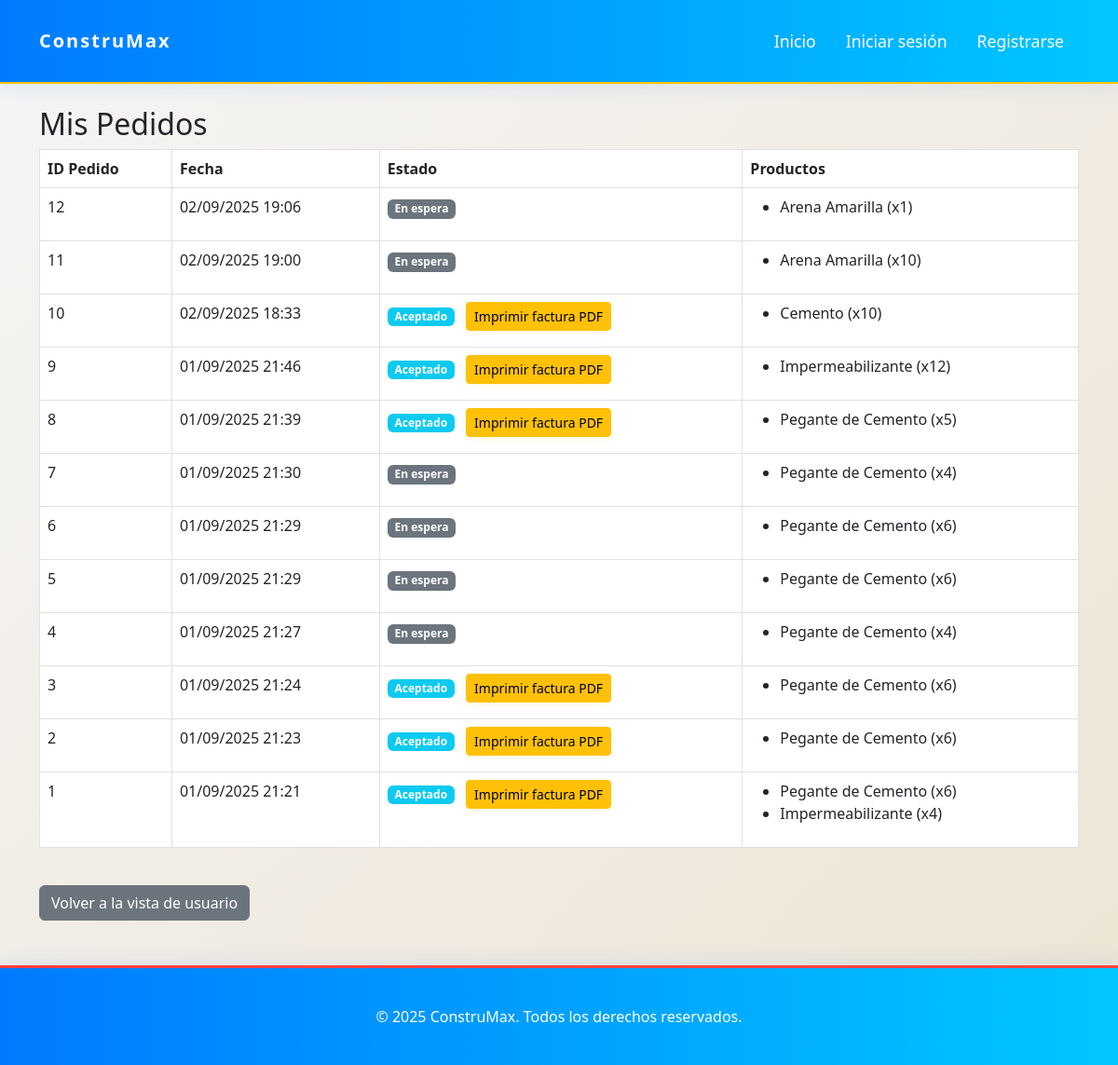
Page /orders/ (signed in) on the earlier database version.
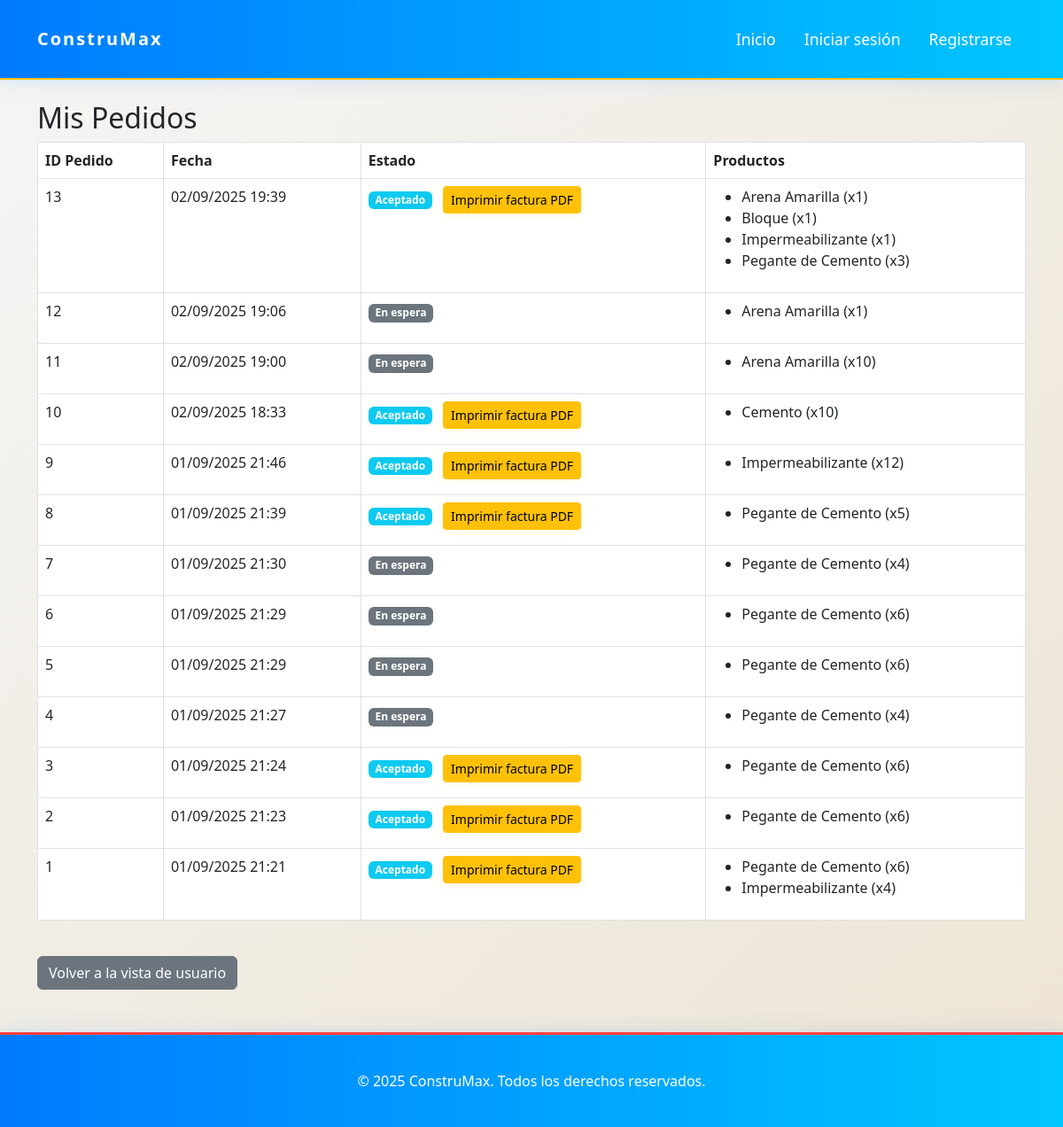
Same page on the later database version.
### app/models/users.py (models this page shows)
class Order(db.Model):
    __tablename__ = 'order'
    id = db.Column(db.Integer, primary_key=True)
    user_id = db.Column(db.Integer, db.ForeignKey('user.idUser'))
    created_at = db.Column(db.DateTime, default=db.func.now())
    status = db.Column(db.String(20), default='pendiente')  # aceptado, en_camino, entregado
    items = db.relationship('OrderItem', backref='order', lazy=True, cascade="all, delete-orphan")

class OrderItem(db.Model):
    __tablename__ = 'order_item'
    id = db.Column(db.Integer, primary_key=True)
    order_id = db.Column(db.Integer, db.ForeignKey('order.id'))
    product_id = db.Column(db.Integer)
    product_name = db.Column(db.String(100))
    quantity = db.Column(db.Integer, default=1)
    price = db.Column(db.Float)

### app/routes/orders.py (the view)
@bp.route('/')
@login_required
def view_orders():
    orders = Order.query.filter_by(user_id=current_user.idUser).order_by(Order.created_at.desc()).all()
    return render_template('orders.html', orders=orders)

### app/templates/orders.html (shortened to what this page needs)
{% extends 'base.html' %}
{% block content %}
<div class="container mt-4">
    <h2>Mis Pedidos</h2>
    {% if orders %}
    <table class="table table-bordered">
        <thead>
            <tr>
                <th>ID Pedido</th>
                <th>Fecha</th>
                <th>Estado</th>
                <th>Productos</th>
            </tr>
        </thead>
        <tbody>
            {% for order in orders %}
            <tr>
                <td>{{ order.id }}</td>
                <td>{{ order.created_at.strftime('%d/%m/%Y %H:%M') }}</td>
                <td>
                    {% if order.status == 'aceptado' %}
                        <span class="badge bg-info">Aceptado</span>
                        <form action="{{ url_for('orders.generate_invoice', order_id=order.id) }}" method="post" target="_blank" style="display:inline;">
                            <button type="submit" class="btn btn-warning btn-sm ms-2">Imprimir factura PDF</button>
                        </form>
                    {% elif order.status == 'en_camino' %}
                        <span class="badge bg-warning">En camino</span>
                    {% elif order.status == 'entregado' %}
                        <span class="badge bg-success">Entregado</span>
                    {% elif order.status == 'pendiente' %}
                        <span class="badge bg-secondary">En espera</span>
                    {% else %}
                        <span class="badge bg-secondary">{{ order.status }}</span>
                    {% endif %}
                </td>
                <td>
                    <ul>
                    {% for item in order.items %}
                        <li>{{ item.product_name }} (x{{ item.quantity }})</li>
                    {% endfor %}
                    </ul>
                </td>
            </tr>
            {% endfor %}
        </tbody>
    </table>
    {% else %}
    <p>No tienes pedidos realizados.</p>
    {% endif %}
    <a href="{{ url_for('auth.dashboard') }}" class="btn btn-secondary mt-4"> Volver a la vista de usuario</a>
</div>
{% endblock %}

Differences in the rows shown:
added Order: id "13", created_at "02/09/2025 19:39"
added OrderItem: product_name "Arena Amarilla", quantity "1", shown under "13"
added OrderItem: product_name "Bloque", quantity "1", shown under "13"
added OrderItem: product_name "Impermeabilizante", quantity "1", shown under "13"
added OrderItem: product_name "Pegante de Cemento", quantity "3", shown under "13"
